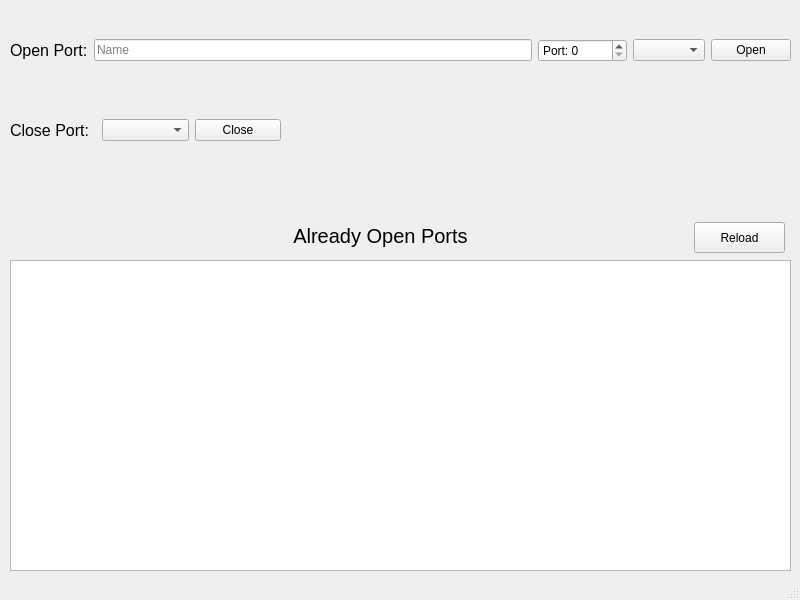
<?xml version="1.0" encoding="UTF-8"?>
<ui version="4.0">
 <class>MainWindow</class>
 <widget class="QMainWindow" name="MainWindow">
  <property name="geometry">
   <rect>
    <x>0</x>
    <y>0</y>
    <width>800</width>
    <height>600</height>
   </rect>
  </property>
  <property name="windowTitle">
   <string>Port Opener</string>
  </property>
  <property name="windowIcon">
   <iconset theme="icon.png">
    <normaloff>.</normaloff>.</iconset>
  </property>
  <widget class="QWidget" name="centralwidget">
   <widget class="QTableWidget" name="TableList">
    <property name="geometry">
     <rect>
      <x>10</x>
      <y>260</y>
      <width>781</width>
      <height>311</height>
     </rect>
    </property>
    <property name="sizeAdjustPolicy">
     <enum>QAbstractScrollArea::AdjustToContents</enum>
    </property>
    <property name="editTriggers">
     <set>QAbstractItemView::NoEditTriggers</set>
    </property>
    <attribute name="verticalHeaderVisible">
     <bool>false</bool>
    </attribute>
   </widget>
   <widget class="QLabel" name="listLable">
    <property name="geometry">
     <rect>
      <x>290</x>
      <y>220</y>
      <width>181</width>
      <height>31</height>
     </rect>
    </property>
    <property name="font">
     <font>
      <pointsize>15</pointsize>
     </font>
    </property>
    <property name="text">
     <string>Already Open Ports</string>
    </property>
    <property name="textFormat">
     <enum>Qt::AutoText</enum>
    </property>
    <property name="scaledContents">
     <bool>false</bool>
    </property>
    <property name="alignment">
     <set>Qt::AlignCenter</set>
    </property>
    <property name="margin">
     <number>0</number>
    </property>
   </widget>
   <widget class="QWidget" name="horizontalLayoutWidget">
    <property name="geometry">
     <rect>
      <x>10</x>
      <y>20</y>
      <width>781</width>
      <height>61</height>
     </rect>
    </property>
    <layout class="QHBoxLayout" name="op_layout">
     <item>
      <widget class="QLabel" name="oplable">
       <property name="font">
        <font>
         <pointsize>12</pointsize>
        </font>
       </property>
       <property name="text">
        <string>Open Port:</string>
       </property>
      </widget>
     </item>
     <item>
      <widget class="QLineEdit" name="op_name">
       <property name="maxLength">
        <number>20</number>
       </property>
       <property name="placeholderText">
        <string>Name</string>
       </property>
      </widget>
     </item>
     <item>
      <widget class="QSpinBox" name="op_port">
       <property name="prefix">
        <string>Port: </string>
       </property>
       <property name="minimum">
        <number>0</number>
       </property>
       <property name="maximum">
        <number>99999</number>
       </property>
      </widget>
     </item>
     <item>
      <widget class="QComboBox" name="op_drop">
       <property name="currentText">
        <string/>
       </property>
      </widget>
     </item>
     <item>
      <widget class="QPushButton" name="op_button">
       <property name="text">
        <string>Open</string>
       </property>
      </widget>
     </item>
    </layout>
   </widget>
   <widget class="QWidget" name="horizontalLayoutWidget_2">
    <property name="geometry">
     <rect>
      <x>10</x>
      <y>100</y>
      <width>271</width>
      <height>61</height>
     </rect>
    </property>
    <layout class="QHBoxLayout" name="cp_layout">
     <item>
      <widget class="QLabel" name="cplable">
       <property name="font">
        <font>
         <pointsize>12</pointsize>
        </font>
       </property>
       <property name="text">
        <string>Close Port:</string>
       </property>
      </widget>
     </item>
     <item>
      <widget class="QComboBox" name="cpdrop"/>
     </item>
     <item>
      <widget class="QPushButton" name="cp_button">
       <property name="text">
        <string>Close</string>
       </property>
      </widget>
     </item>
    </layout>
   </widget>
   <widget class="QPushButton" name="button_reload">
    <property name="geometry">
     <rect>
      <x>694</x>
      <y>222</y>
      <width>91</width>
      <height>31</height>
     </rect>
    </property>
    <property name="text">
     <string>Reload</string>
    </property>
   </widget>
  </widget>
  <widget class="QStatusBar" name="statusbar"/>
 </widget>
 <resources/>
 <connections/>
</ui>
